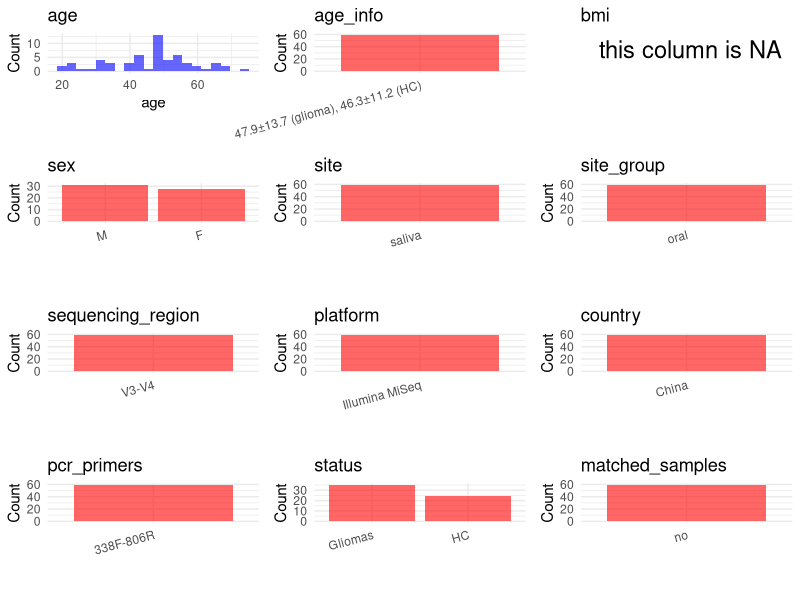

Source code (R): (Note: this script raises an error after producing the figure.)
## ---- chunk 1
# Load libraries
library(dplyr)
library(ggplot2)
library(cowplot)

# (1) Setting working directory
# EDIT HERE: change project_id for each study
project_id <- "PRJNA750937"

base_dir <- "/beegfs/huangxiaochang/global_oral/global-oral-microbiome/data/projects/"
setwd(file.path(base_dir, project_id))

# (2) Loading raw SRA metadata file
sra_file <- "SraRunTable.csv"
initial_meta <- read.csv("SraRunTable.csv", header = TRUE)

# (3) OPTIONAL: If extra metadata (e.g., Table.x or supplemental materials) are available from the article, you may need to merge the file with initial_meta manually. Below is example code for merging. Depending on the specific case of each study, you can customize the code as needed.
# supp_table <- read.csv("supplemental_table.csv", header = TRUE)
# initial_meta <- left_join(initial_meta, supp_table, by = merge_col_name)
## ---- chunk 2
# (1) Read the article in the following order: abstract, the beginning of the results section, and the methods. Understand the sample size, experimental design, and disease group overview. Clarify the sampling sites; for oral and gut samples, specify the exact sites like supragingival plaque, tongue, etc.

# (2) IMPORTANT: MUST go through each column of initial_meta
# head(initial_meta, 10)

# IMPORTANT: Check the unique values in the column of interest or query column.
# lapply(initial_meta[c('body_habitat', 'body_product', 'body_site')], table) # site
# table(initial_meta$host_subject_id) # subject id
# table(initial_meta$platform..exp.) # output is Illumina
# table(initial_meta$target_subfragment..exp.)
## ---- chunk 3
# (1) EDIT HERE: Parameter setup
# NOTE: This project has no lab control samples (blanks/positives) or non-human samples. Leave keywords empty to skip filtering.
control_column <- NA   # column name in initial_meta
# unique(initial_meta[[control_column]])  # uncomment to explore
control_keywords <- c()     # Enter exact keywords

species_column <- NA          # column name in initial_meta
# unique(initial_meta[[species_column]])  # uncomment to explore
non_human_keywords <- c()            # Enter exact keywords


# (2) Remove controls and non-human samples. DO NOT need to modify code in this part, just run it.
n_samples <- nrow(initial_meta)
# Control evaluation
if (length(control_keywords) > 0) {
  if (is.null(control_column) || control_column == "") {
    stop("Error: control_keywords provided but control_column is missing.")
  }

  if (!(control_column %in% colnames(initial_meta))) {
    stop(sprintf("Error: Column '%s' not found in initial_meta.", control_column))
  }

  control_pattern <- paste(control_keywords, collapse = "|")
  control_text <- initial_meta[[control_column]]
  is_control <- grepl(control_pattern, control_text)

} else {
  is_control <- rep(FALSE, n_samples)
}

# Non-human evaluation
if (length(non_human_keywords) > 0) {
  if (is.null(species_column) || species_column == "") {
    stop("Error: non_human_keywords provided but species_column is missing.")
  }

  if (!(species_column %in% colnames(initial_meta))) {
    stop(sprintf("Error: Column '%s' not found in initial_meta.", control_column))
  }

  non_human_pattern <- paste(non_human_keywords, collapse = "|")
  species_text <- initial_meta[[species_column]]
  is_non_human <- grepl(non_human_pattern, species_text)
} else {
  is_non_human <- rep(FALSE, n_samples)
}

# Execute removal
samples_to_remove <- is_control | is_non_human
initial_meta <- initial_meta[!samples_to_remove, ]

cat("Initial samples counts:",n_samples,"\n")
cat("Removed control samples:", sum(is_control), "\n")
cat("Removed non-human samples:", sum(is_non_human), "\n")
cat("Total samples removed ", sum(samples_to_remove), "\n")
cat("Remaining samples after Step 2:", nrow(initial_meta), "\n")
## ---- chunk 4
# Extract columns from initial_meta as follows:
# (1) No modification needed → extract directly.
# (2) Modification needed → create a column start with 'raw_' and mark the target column as "pending".
# (3) Need to find or determine based on the article.

metadata <- data.frame(
  bioproject = initial_meta$BioProject,
  sample_id = initial_meta$Run,
  subject_id = initial_meta$Sample.Name,
  age = initial_meta$AGE,
  age_info = "47.9±13.7 (glioma), 46.3±11.2 (HC)",
  bmi = NA,
  raw_sex = initial_meta$sex,
  sex = "pending",
  sequencing_region = "V3-V4",
  platform = initial_meta$Instrument,
  country = "China",
  raw_site = initial_meta$tissue,
  site = "pending",
  site_group = "pending",
  public_time = initial_meta$ReleaseDate,
  raw_status = initial_meta$health_state,
  pcr_primers = NA,
  title = NA,
  disease_study = NA,
  status = "pending",
  matched_samples = "pending",
  is_time_series = "no",
  stringsAsFactors = FALSE
)

metadata$public_time <- as.Date(metadata$public_time)
## ---- chunk 5
# (1) Handle the columns with the `raw_` prefix.
# IMPORTANT: Add comments if the modification is not straightforward!!
# Convert raw_sex to standard F/M encoding
# SRA raw_sex values: male/female
metadata <- metadata %>%
  mutate(sex = case_when(
    tolower(raw_sex) %in% c("female", "f") ~ "F",
    tolower(raw_sex) %in% c("male", "m") ~ "M",
    TRUE ~ NA_character_
  ))

# Clean age column by removing ' years' suffix and converting to numeric
metadata$age <- as.numeric(gsub(" years", "", metadata$age)) # AGE column in SRA contained 'X years' format

# Disease status from SRA health_state column (remapped: health→HC, disease→Gliomas)
metadata$status <- case_when(
  metadata$raw_status == "health" ~ "HC",
  metadata$raw_status == "disease" ~ "Gliomas",
  TRUE ~ NA_character_
)

# Add publication information
metadata$pcr_primers <- "338F-806R"
metadata$title <- "Association Between Oral Microbiota and Human Brain Glioma Grade A Case-Control Study"
metadata$disease_study <- "yes" # NOTE: original had 'no' but this is a case-control study

# Keep only saliva samples
keep_subjects <- metadata$sample_id[metadata$raw_site == "saliva"]
metadata <- metadata[metadata$sample_id %in% keep_subjects, ]

# Set site to saliva for all remaining samples (filtered above)
metadata$site <- "saliva"

## ---- chunk 6
# (2) Filling the 'site_group' and 'matched_samples' columns
# editing site_group
unique(metadata$site)
# EDIT HERE: add oral sites
Oral_site = c("saliva", "mouth", "tongue coating", "supragingival plaque", "subgingival plaque", "oral swab", "denture", "tooth", "abscess pus", "adjacent periodontal pocket", "patient healthy crevice", "healthy control crevice", "gingival crevicular fluid", "subgingival plaque")
# EDIT HERE: add gut sites
Gut_site = c("feces", "stool")
# just run
metadata <- metadata %>%
  mutate(site_group = case_when(
    site %in% Oral_site ~ "oral",
    site %in% Gut_site ~ "gut",
    TRUE ~ "other"
  ))

# editing matched_samples, just run.
metadata$matched_samples <- ifelse(
  ave(metadata$subject_id, metadata$subject_id, FUN = length) > 1,
  "yes",
  "no"
)
## ---- chunk 7
# (3) check if there is pending value in metadata. If there is pending value, go on modify the metadata.
# Function to check if a column contains "pending"
has_pending <- function(col) {
  if (is.character(col) || is.factor(col)) {
    any(col == "pending", na.rm = TRUE)
  } else {
    FALSE
  }
}

# Check for any pending value
any_pending_value <- any(sapply(metadata, has_pending))

if (!any_pending_value) {
  message("Good! No cell contains the value 'pending'.")
} else {
  pending_cols <- names(metadata)[sapply(metadata, has_pending)]
  message("Columns containing 'pending': ", paste(pending_cols, collapse = ", "))
  message("Please continue to resolve these pending columns!")
}
## ---- chunk 8
# Select columns for visualization, just run
plot_data <- metadata %>%
  select(-bioproject, -sample_id, -subject_id, -title)

create_simple_plots <- function(data) {
  plots <- list()
  continuous_vars <- c("age", "bmi")

  for (col in colnames(data)) {
    if (all(is.na(data[[col]]))) {
      p <- ggplot() +
        annotate("text", x = 0.5, y = 0.5, label = "this column is NA", size = 6) +
        labs(title = col) +
        theme_void()
    } else if (col %in% continuous_vars && is.numeric(data[[col]])) {
      p <- ggplot(data, aes(x = .data[[col]])) +
        geom_histogram(fill = "blue", alpha = 0.6, bins = 20, na.rm = TRUE) +
        labs(title = col, x = col, y = "Count") +
        theme_minimal()
    } else {
      count_data <- as.data.frame(table(data[[col]], useNA = "ifany"))
      p <- ggplot(count_data, aes(x = reorder(Var1, -Freq), y = Freq)) +
        geom_col(fill = "red", alpha = 0.6) +
        labs(title = col, x = NULL, y = "Count") +
        theme_minimal() +
        theme(axis.text.x = element_text(angle = 15, hjust = 1))
    }
    plots[[col]] <- p
  }

  return(plots)
}

# Generate and arrange plots
plots <- create_simple_plots(plot_data)
p <- plot_grid(plots$age,
               plots$age_info,
               plots$bmi,
               plots$sex,
               plots$site,
               plots$site_group,
               plots$sequencing_region,
               plots$platform,
               plots$country,
               plots$pcr_primers,
               plots$status,
               plots$matched_samples,
               ncol = 3, align = "hv", axis = "lb")
ggsave("Metadata_Summary.png", plot = p, width = 8, height = 6, dpi = 150)
## ---- chunk 9
# Insert Metadata_Summary.png into the current Rmd output
knitr::include_graphics("Metadata_Summary.png")
## ---- chunk 10
# Reorder the data frame
fixed_cols <- c("bioproject", "sample_id", "subject_id", "age", "age_info",
                "bmi", "sex", "platform", "sequencing_region", "pcr_primers",
                "country", "site", "site_group", "disease_study", "status",
                "title", "public_time", "matched_samples", "is_time_series")
metadata <- metadata %>%
  select(all_of(fixed_cols), everything())

# save metadata
# head(metadata)
write.csv(metadata, file = "metadata_v2.csv", quote = TRUE, row.names = FALSE)
